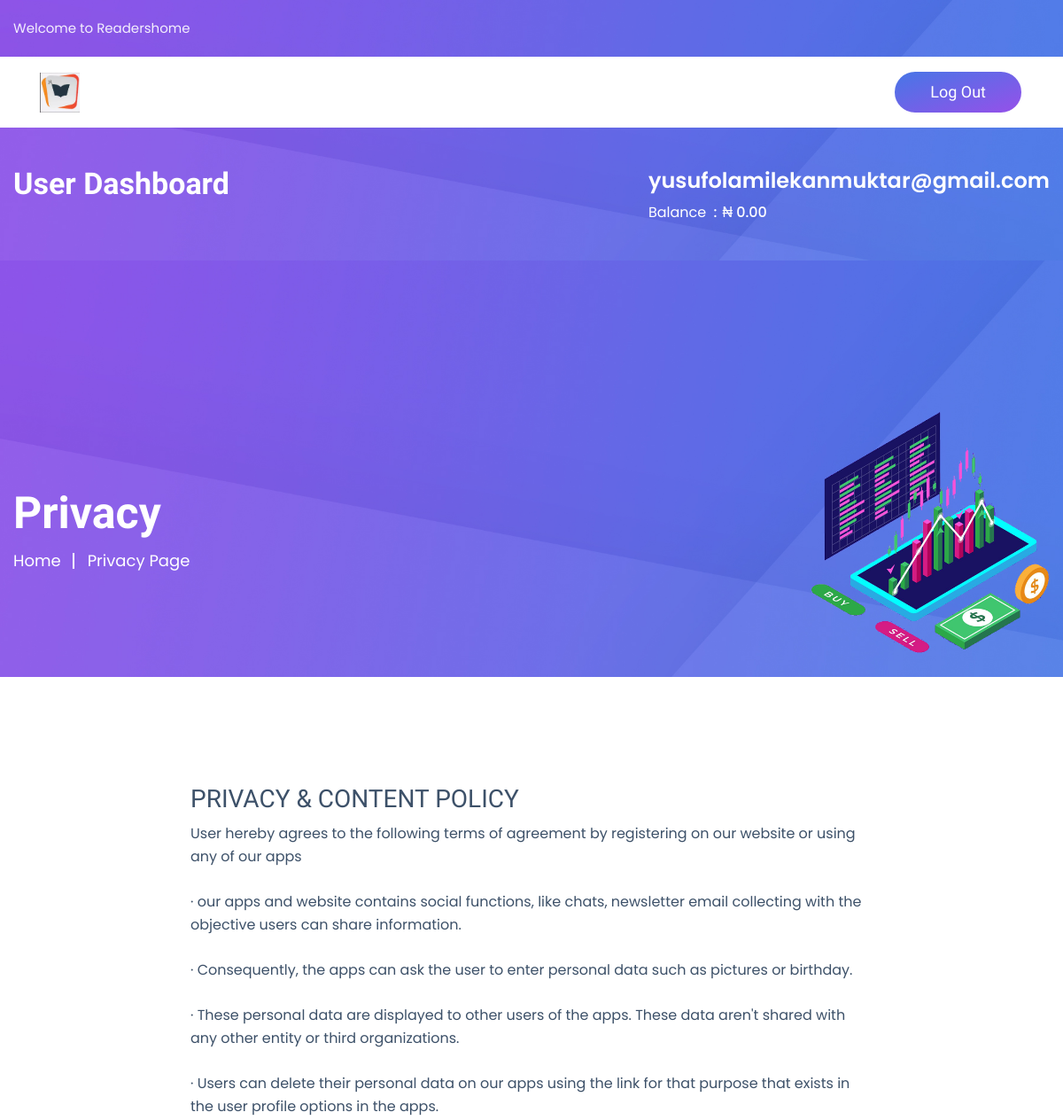
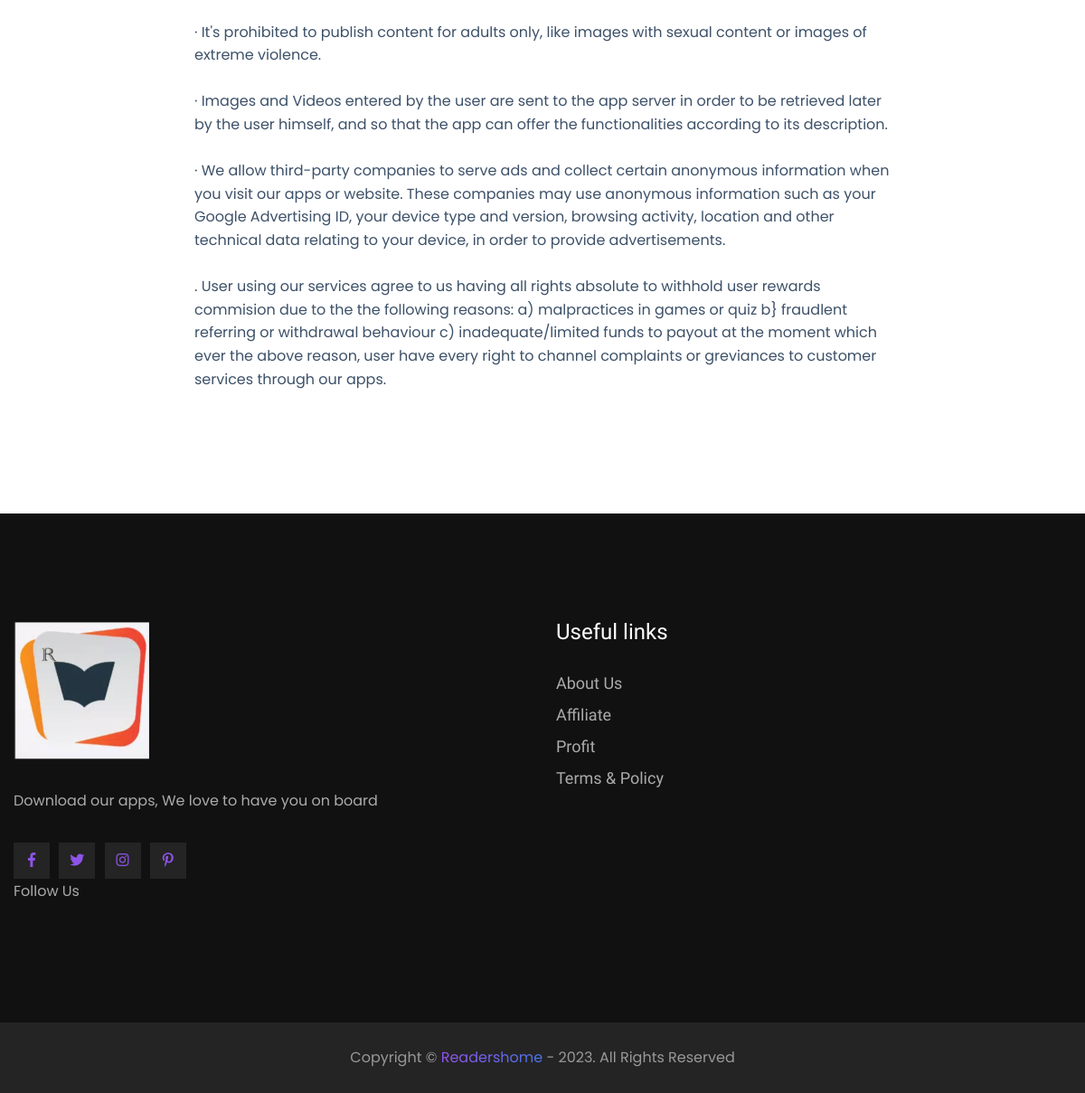
Screenshot of /privacy (signed in) with the database file from the repository (2 pictures, top to bottom).
### authentication/models.py (models this page shows, shortened)
class User(AbstractBaseUser, PermissionsMixin, TimestampedModel):
    id = models.UUIDField(auto_created=True, default=uuid.uuid4, primary_key=True, verbose_name='ID', editable=False)
    username = models.CharField(db_index=True, max_length=255, unique=True)
    email = models.CharField(max_length=255, unique=True)
    firstname = models.CharField(max_length=255)
    lastname = models.CharField(max_length=255)
    phone = models.CharField(max_length=255)
    activation_token = models.UUIDField(auto_created=True, default=uuid.uuid4, editable=False, unique=True)
    referral_code = models.CharField(null=True, blank=True, max_length=255)
    is_active = models.BooleanField(default=True)
    is_vip = models.BooleanField(default=False)
    is_staff = models.BooleanField(default=False)
    first_app = models.BooleanField(default=False)
    second_app = models.BooleanField(default=False)
    third_app = models.BooleanField(default=False)
    fourth_app = models.BooleanField(default=False)
    objects = UserManager()
    USERNAME_FIELD = 'email'
    def __str__(self):
        return self.email

### account/models.py (models this page shows, shortened)
class UserProfile(TimestampedModel):
    user = models.OneToOneField(User, on_delete=models.CASCADE, related_name='profile')
    account_balance = models.DecimalField(max_digits=10, decimal_places=2, default=0)

### base/views.py (the view)
# urls.py: path('privacy', privacy, name='privacy'),
def privacy(request):
    context = {
        }
    return render(request,"privacy.html", context)

### base/context_proccessor.py (called while the page is built)
def host(request):
    context = {
        'host': request.environ.get("HTTP_HOST"),
        'completed': request.user.first_app and request.user.second_app and request.user.third_app and request.user.fourth_app if request.user.is_authenticated else False,
    }
    return context

### templates/privacy.html
{% extends 'base.html' %}
{% load static %}
{% block content %}
<div class="breadcrumb-oitila">
    <div class="container">
        <div class="row">
            <div class="col-xl-9 col-lg-9 col-8">
                <div class="part-txt">
                    <h1>privacy</h1>
                    <ul>
                        <li>home</li>
                        <li>privacy page</li>
                    </ul>
                </div>
            </div>
            <div class="col-xl-3 col-lg-3 col-4 d-flex align-items-center">
                <div class="part-img">
                    <img src="{% static 'img/breadcrumb-img.png' %}" alt="image">
                </div>
            </div>
        </div>
    </div>
</div>
<div class="login">
    <div class="container">
        <div class="row justify-content-center">
            <div class="col-xl-8 col-lg-10 col-md-7 col-sm-9">
                    <div class="row no-gutters">
                        <div class="col-xl-12 col-lg-12">
                            <h3>PRIVACY & CONTENT  POLICY</h3>
                            <p>User hereby agrees to the following terms of agreement by registering on our website or using any of our apps
                                <br/>
                                <br/>
                                · our apps and website contains social functions, like chats, newsletter email collecting with the objective users can share information.
                                <br/>
                                <br/>
                                · Consequently, the apps can ask the user to enter personal data such as pictures or birthday.
                                <br/>
                                <br/>
                                · These personal data are displayed to other users of the apps. These data aren't shared with any other entity or third organizations.
                                <br/>
                                <br/>
                                · Users can delete their personal data on our apps using the link for that purpose that exists in the user profile options in the apps.
                                <br/>
                                <br/>
                                · It's prohibited to publish content for adults only, like images with sexual content or images of extreme violence.
                                <br/>
                                <br/>
                                · Images and Videos entered by the user are sent to the app server in order to be retrieved later by the user himself, and so that the app can offer the functionalities according to its description.
                                <br/>
                                <br/>
                                · We allow third-party companies to serve ads and collect certain anonymous information when you visit our apps or website. These companies may use anonymous information such as your Google Advertising ID, your device type and version, browsing activity, location and other technical data relating to your device, in order to provide advertisements.
                                <br/>
                                <br/>
                                . User using our services agree to us having all rights absolute to withhold user rewards commision due to the the following reasons:
                                a) malpractices in games or quiz
                                b} fraudlent referring or withdrawal behaviour
                                c) inadequate/limited funds to payout at the moment
                                which ever the above reason, user have every right to channel complaints or greviances to customer services through our apps.
                            </p>
                        </div>
                    </div>
            </div>
        </div>
    </div>
</div>
{% endblock content %}

### templates/common/breadcrumbs.html (shortened to what this page needs)
{% load static %}
<div class="breadcrumb-oitila db-breadcrumb">
    <div class="container">
        <div class="row justify-content-lg-around">
            <div class="col-xl-6 col-lg-7 col-md-5 col-sm-6 col-8">
                <div class="part-txt">
                    <h1>User Dashboard</h1>
                </div>
            </div>
            {% if request.user %}
            <div class="col-xl-6 col-lg-5 col-md-7 col-sm-6 col-4 d-flex align-items-center">
                <div class="db-user-profile">
                    <div class="part-data">
                        <span class="name">{{ request.user }}
                        </span>
                        <ul>
                            <li>
                                <span class="text">Balance</span>
                                <span class="number">₦ {{request.user.profile.account_balance}}</span>
                            </li>
                        </ul>
                    </div>
                </div>
            </div>
            {% endif %}
        </div>
    </div>
</div>

### rows the page displays
User: user "yusufolamilekanmuktar@gmail.com", user.profile.account_balance "0.00"
